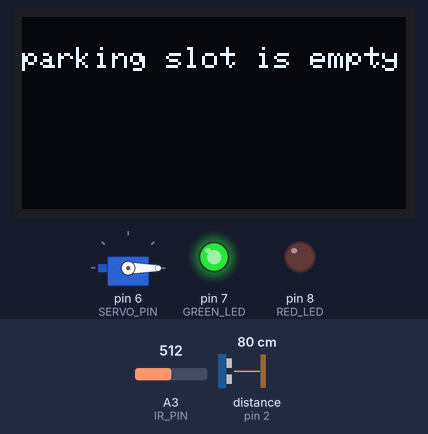
This sketch was run on a simulated Arduino Uno, built with avr-gcc and run on an emulated ATmega328P. Shown: servo, 128×64 one-colour display, output pins drawn as LEDs (lit = HIGH). Wiring (inferred from the names in the program): ultrasonic range finder: trigger pin 3; echo pin 2. Inputs (shaded band) come from the test bench; at power-on: distance to the obstacle (sensor on pin 2) 80 cm, A3 (IR_PIN) = 512. The echo pulse lasts 58.3 µs per cm; pins used as bus, display or sensor lines are not drawn.

Above: at 1.2 s.
1.3 s: distance to the obstacle (sensor on pin 2) set to 12 cm
2.8 s: distance to the obstacle (sensor on pin 2) set to 9 cm
At 3.7 s:
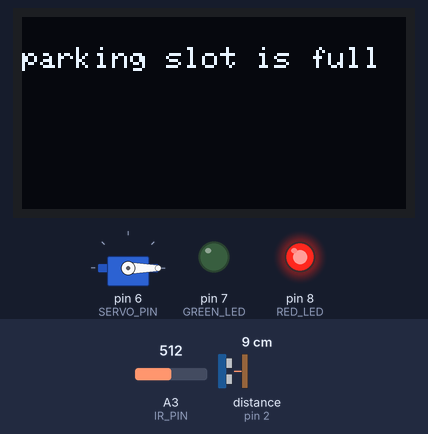
4.3 s: A3 (IR_PIN) set to 262
5.8 s: A3 (IR_PIN) set to 238
At 6.2 s:
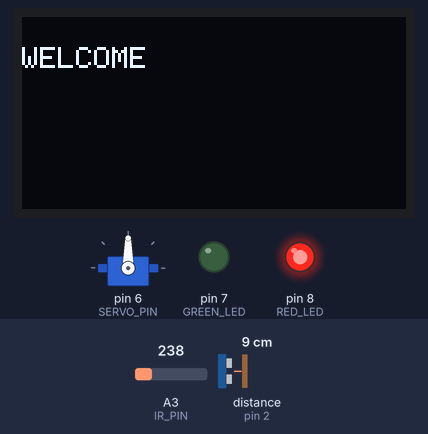
7.3 s: distance to the obstacle (sensor on pin 2) set to 18 cm
At 8.88 s:
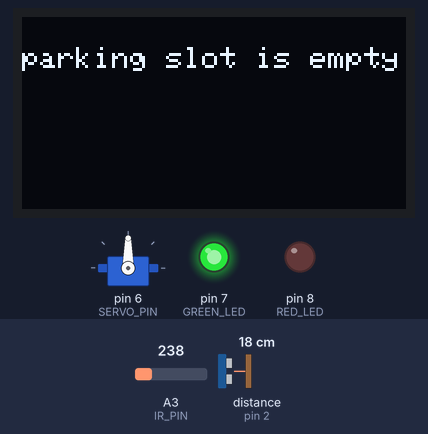
10.3 s: A3 (IR_PIN) set to 265
At 12.8 s:
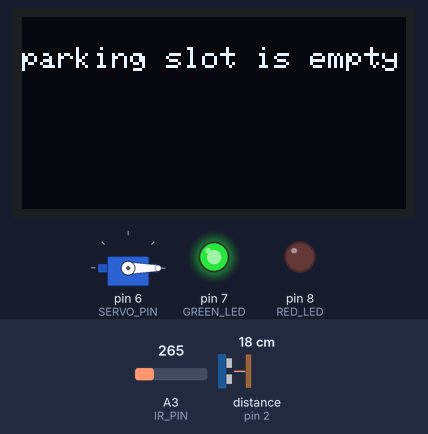
Timing chart, 0 to 14.3 s (numbered marks = the images above; inputs shaded):
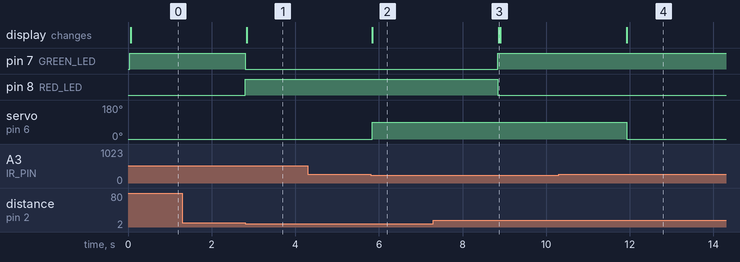

Measured:
- the behaviour switches between 11 and 10 cm on distance to the obstacle (sensor on pin 2) (found by bisection; images 0 and 1)
- the behaviour switches between 255 and 254 on A3 (IR_PIN) (found by bisection; images 1 and 2)
- after the input at 1.3 s, every drawn part: stays the same
- after the input at 2.8 s, pin 7 (GREEN_LED): HIGH → LOW at once; pin 8 (RED_LED): LOW → HIGH at once; the display: changes at once (image 1)
- after the input at 4.3 s, every drawn part: stays the same
- after the input at 5.8 s, servo on pin 6 (SERVO_PIN): 0° → 90° at once; the display: changes at once (image 2)
- after the input at 7.3 s, pin 7 (GREEN_LED): LOW → HIGH after 1.5 s; pin 8 (RED_LED): HIGH → LOW after 1.5 s; the display: changes after 1.6 s (image 3)
- after the input at 10.3 s, servo on pin 6 (SERVO_PIN): 90° → 0° after 1.6 s

The sketch:

Smart_parking.ino
```cpp
#include <Wire.h>
#include <Servo.h>
#include <Adafruit_GFX.h>
#include <Adafruit_SSD1306.h>

// Exact Single-Pin Definitions Matching Circuit Schematic
#define IR_PIN      A3   // Entrance IR Sensor (Analog Input)
#define SERVO_PIN   6    // Boom Barrier Servo (D6 SERVO Header)
#define TRIG_PIN    3    // Ultrasonic Trigger (Digital Pin D3)
#define ECHO_PIN    2    // Ultrasonic Echo    (Digital Pin D2)
#define GREEN_LED   7    // Slot Empty LED     (Digital Pin D7)
#define RED_LED     8    // Slot Full LED      (Digital Pin D8)
// I2C OLED uses hardware A4 (SDA) and A5 (SCL)

Servo gateServo;
Adafruit_SSD1306 display(128, 64, &Wire, -1);

long readDistanceCm() {
  digitalWrite(TRIG_PIN, LOW);
  delayMicroseconds(2);
  digitalWrite(TRIG_PIN, HIGH);
  delayMicroseconds(10);
  digitalWrite(TRIG_PIN, LOW);
  long duration = pulseIn(ECHO_PIN, HIGH, 30000);
  if (duration == 0) return 999;
  return duration * 0.034 / 2;
}

void showOLED(const char* text) {
  display.clearDisplay();
  display.setTextSize(1);
  display.setTextColor(WHITE);
  display.setCursor(0, 10);
  display.println(text);
  display.display();
}

void setup() {
  pinMode(IR_PIN, INPUT);
  pinMode(TRIG_PIN, OUTPUT);
  pinMode(ECHO_PIN, INPUT);
  pinMode(GREEN_LED, OUTPUT);
  pinMode(RED_LED, OUTPUT);

  gateServo.attach(SERVO_PIN);
  gateServo.write(0);

  display.begin(SSD1306_SWITCHCAPVCC, 0x3C);
  display.clearDisplay();
}

void loop() {
  // 1. Entrance Gate Control (IR on A3 -> Servo on D6)
  if (analogRead(IR_PIN) < 255) {
    gateServo.write(90);
    showOLED("WELCOME");
    delay(3000);
  } else {
    gateServo.write(0);
  }

  // 2. Parking Bay Occupancy (Ultrasonic D3/D2 -> LEDs on D8/D7)
  long distance = readDistanceCm();
  if (distance < 10) {
    digitalWrite(RED_LED, HIGH);
    digitalWrite(GREEN_LED, LOW);
    showOLED("parking slot is full");
  } else {
    digitalWrite(GREEN_LED, HIGH);
    digitalWrite(RED_LED, LOW);
    showOLED("parking slot is empty");
  }
}
```
